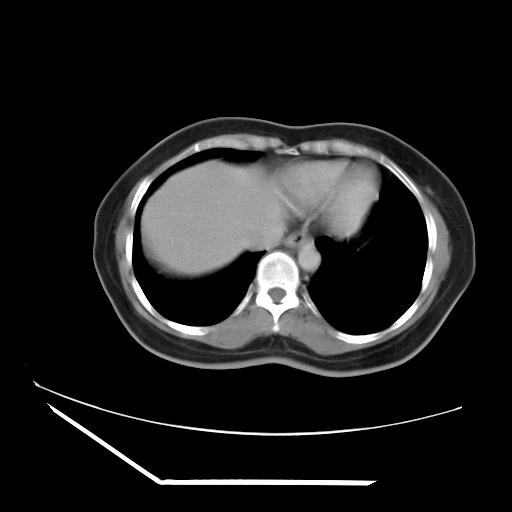
#> input picture image/I00004B.bmp, 512 x 512 px
$ jupyter execute pre-praktikum-3-histogram.ipynb
#> lines starting #> are read from the running program, lines starting #| are printed output that depends on the picture
### Operasi pixel dan histogram

[cell 1]
import cv2
import matplotlib.pyplot as plt
import numpy as np

[cell 2]
img = cv2.imread("image/I00004B.bmp")
#> img is the input picture: shape (512, 512, 3); min 0, max 255, mean 29.2

[cell 3]
img = cv2.cvtColor(img, cv2.COLOR_BGR2RGB)

[cell 4]
[baris,kolom] = img.shape[:2]
#> baris = 512; kolom = 512

[cell 5]
hist = cv2.calcHist([img],[0],None,[256],[0,256])
#> hist = 256 values, max 189368 at index 0, min 25 at index 194, mean 1024

#### Histogram

[cell 6]
fig, axs = plt.subplots(2,2,figsize=(15,5))
axs[0,0].imshow(img)
axs[0,1].plot(hist)
axs[1,1].hist(img.ravel(),256,[0,256])
plt.show()
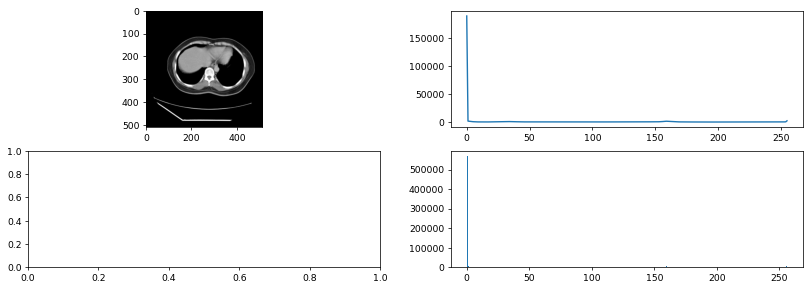
#> figure drawn by matplotlib, 3 panels; panel 2: curve peaks at x = 0, y = 189368; panel 3: tallest bar 568104 high, from x = 0 to 1

#### Meningkatkan kecerahan

[cell 7]
# 𝑔 𝑦, 𝑥 = 𝑓 𝑦, 𝑥 + 𝛽
beta = 10
citra_cerah = np.zeros((baris,kolom,3))
for x in range(baris) :
    for y in range(kolom) :
        fxy = img[x,y] + beta
        citra_cerah[x,y] = fxy
citra_cerah = citra_cerah.astype(np.uint8)
fig, axs = plt.subplots(2,2,figsize=(15,5))
axs[0,0].imshow(img)
axs[0,1].hist(img.ravel(),256,[0,256])
axs[1,0].imshow(citra_cerah)
axs[1,1].hist(citra_cerah.ravel(),256,[0,256])
plt.show()
#> figure, not shown here; panel 2: tallest bar 568104 high, from x = 0 to 1; panel 4: tallest bar 568104 high, from x = 10 to 11

#### Meregangkan kontras

[cell 8]
alpa = 1.2
citra_kontras = np.zeros((baris,kolom,3))
for x in range(baris) :
    for y in range(kolom) :
        fyx = img[x,y] * alpa
        citra_kontras[x,y] = fyx
citra_kontras = citra_kontras.astype(np.uint8)
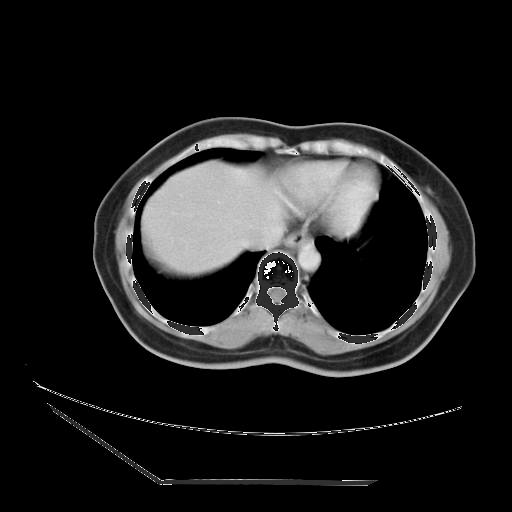
#> citra_kontras: shape (512, 512, 3); min 0, max 255, mean 29.4
fig, axs = plt.subplots(2,2,figsize=(15,5))
axs[0,0].imshow(img)
axs[0,1].hist(img.ravel(),256,[0,256])
axs[1,0].imshow(citra_kontras)
axs[1,1].hist(citra_kontras.ravel(),256,[0,256])
plt.show()
#> figure, not shown here; panel 2: tallest bar 568104 high, from x = 0 to 1; panel 4: tallest bar 568224 high, from x = 0 to 1

#### Kombinasi kecerahan dan kontras

[cell 9]
alpa = 1.1
beta = 10
img_hasil = np.zeros((baris,kolom,3))
for x in range(baris) :
    for y in range(kolom) :
        fyx = alpa * img[x,y] + beta
        img_hasil[x,y] = fyx

img_hasil = img_hasil.astype(np.uint8)
fig, axs = plt.subplots(2,2,figsize=(15,5))
axs[0,0].imshow(img)
axs[0,1].hist(img.ravel(),256,[0,256])
axs[1,0].imshow(img_hasil)
axs[1,1].hist(img_hasil.ravel(),256,[0,256])
plt.show()
#> figure, not shown here; panel 2: tallest bar 568104 high, from x = 0 to 1; panel 4: tallest bar 568281 high, from x = 10 to 11

#### Membalik citra

[cell 10]
alpa = 1.2
beta = 10
citra_negatif = np.zeros((baris,kolom,3))
for x in range(baris) :
    for y in range(kolom) :
        fyx = 255 - img[x,y]
        citra_negatif[x,y] = fyx
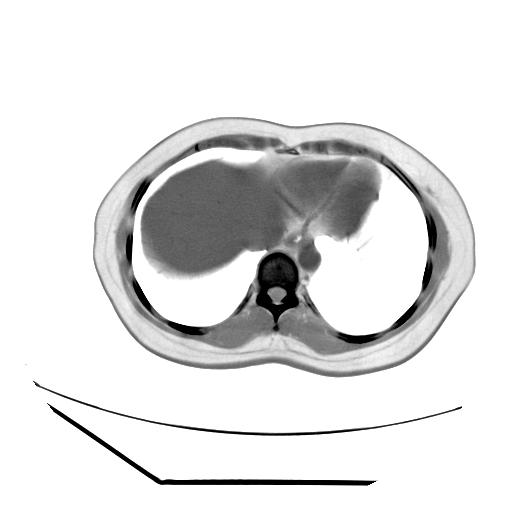
#> citra_negatif: shape (512, 512, 3) float64; min 0, max 255, mean 225.8

citra_negatif = citra_negatif.astype(np.uint8)
fig, axs = plt.subplots(2,2,figsize=(15,5))
axs[0,0].imshow(img)
axs[0,1].hist(img.ravel(),256,[0,256])
axs[1,0].imshow(citra_negatif)
axs[1,1].hist(citra_negatif.ravel(),256,[0,256])
plt.show()
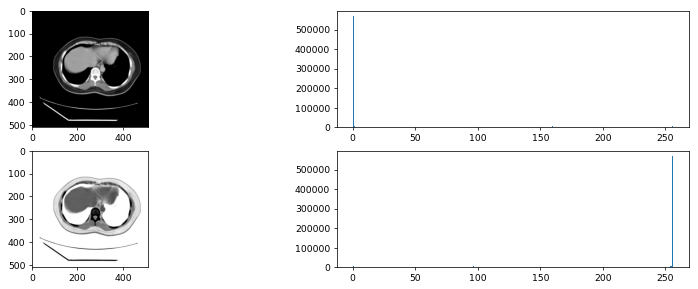
#> figure drawn by matplotlib, 4 panels; panel 2: tallest bar 568104 high, from x = 0 to 1; panel 4: tallest bar 568104 high, from x = 255 to 256

#### Memotong aras keabuan

[cell 11]
f1 = 2
f2 = 220
citra_keabuan = cv2.imread("image/I00004B.bmp")
for x in range(baris) :
    for y in range(kolom) :
        fyx = img[x,y]
        for z in range(3) :
            if fyx[z] <= f1 :
                citra_keabuan[x,y][z] = 255
            elif fyx[z] >= f2 :
                citra_keabuan[x,y][z] = 255
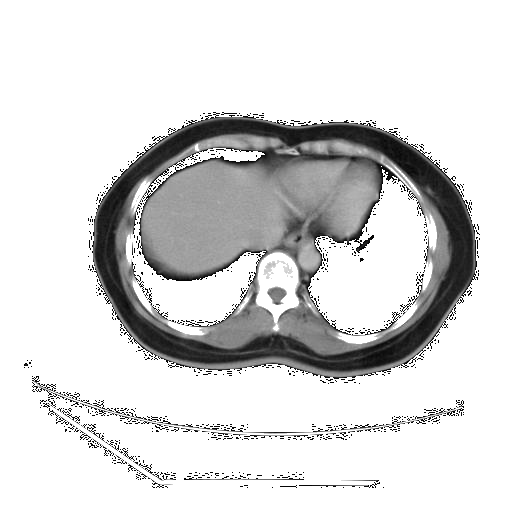
#> citra_keabuan: shape (512, 512, 3); min 3, max 255, mean 216.5

citra_keabuan = citra_keabuan.astype(np.uint8)
fig, axs = plt.subplots(2,2,figsize=(15,5))
axs[0,0].imshow(cv2.cvtColor(img, cv2.COLOR_BGR2RGB))
axs[0,1].hist(img.ravel(),256,[0,256])
axs[1,0].imshow(cv2.cvtColor(citra_keabuan, cv2.COLOR_BGR2RGB))
axs[1,1].hist(citra_keabuan.ravel(),256,[0,256])
plt.show()
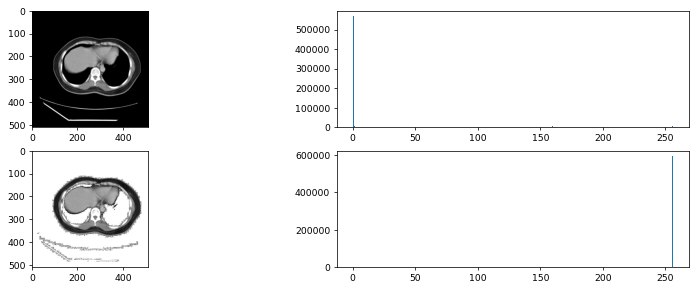
#> figure drawn by matplotlib, 4 panels; panel 2: tallest bar 568104 high, from x = 0 to 1; panel 4: tallest bar 593301 high, from x = 255 to 256

#### Ekualisasi histogram

[cell 12]
img_gray = cv2.imread("image/img_gray.jpg",0)
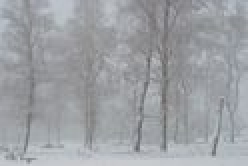
#> input picture image/img_gray.jpg, 124 x 83 px (shown 2 times larger)
#> img_gray: shape (83, 124); min 97, max 206, mean 159.9
equ = cv2.equalizeHist(img_gray)
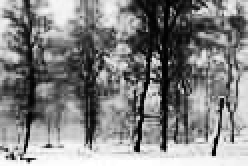
#> equ: shape (83, 124) (shown 2 times larger); min 0, max 255, mean 129.8
res = np.hstack((img_gray,equ))
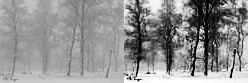
#> res: shape (83, 248); min 0, max 255, mean 144.9

[cell 13]
fig, axs = plt.subplots(2,2,figsize=(15,5))
axs[0,0].hist(img.ravel(),256,[0,256])
axs[0,1].hist(equ.ravel(),256,[0,256])
axs[1,0].imshow(cv2.cvtColor(img_gray, cv2.COLOR_BGR2RGB))
axs[1,1].imshow(cv2.cvtColor(equ, cv2.COLOR_BGR2RGB))
plt.show()
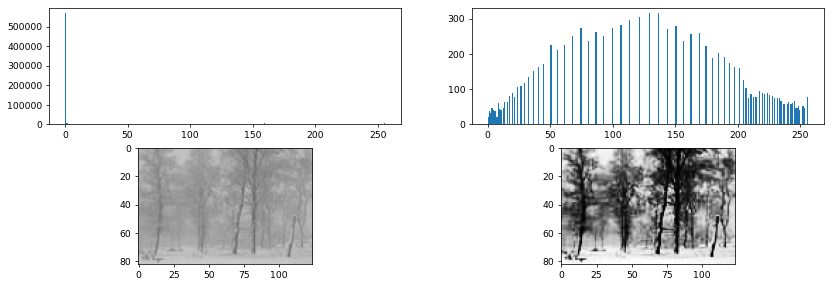
#> figure drawn by matplotlib, 4 panels; panel 1: tallest bar 568104 high, from x = 0 to 1
